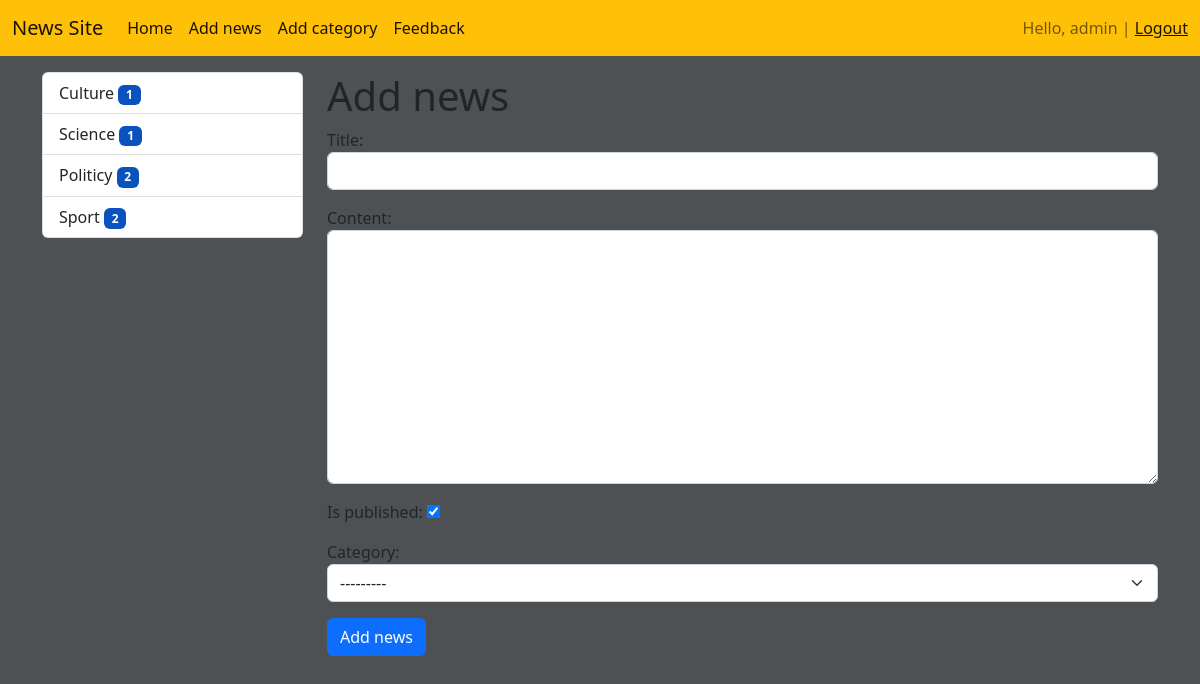
The page /news/add-news (signed in) on the database its author committed.
### news/models.py (models this page shows)
class Category(models.Model):
    title = models.CharField(max_length=150, db_index=True, verbose_name='Category name')
    def get_absolute_url(self):
        return reverse('category', kwargs={'category_id': self.pk})
    def __str__(self):
        return self.title
    class Meta:
        verbose_name = 'Category'
        verbose_name_plural = 'Categories'
        ordering = ['title']

### news/views.py (the view)
# urls.py: path('news/add-news', CreateNews.as_view(), name='add_news'),
class CreateNews(LoginRequiredMixin, CreateView):
    form_class = NewsForm
    template_name = 'news/add_news.html'

### news/forms.py (shortened to what this page needs)
class NewsForm(forms.ModelForm):
    class Meta:
        model = News
        fields = ['title', 'content', 'is_published', 'category']
        widgets = {
            'title': forms.TextInput(attrs={"class": "form-control"}),
            'content': forms.Textarea(attrs={"class": "form-control"}),
            'category': forms.Select(attrs={"class": "form-select"})
        }
    '''
    title = forms.CharField(max_length=150, label='Name', widget=forms.TextInput(attrs={"class": "form-control"}))
    content = forms.CharField(label='Description', required=False, widget=forms.Textarea(attrs={"class": "form-control"}))
    is_published = forms.BooleanField(label='Published', initial=True, widget=forms.CheckboxInput(attrs={"class": "form-check-input"}))
    category = forms.ModelChoiceField(queryset=Category.objects.all(), label='Category', empty_label='Choose category',
                                      widget=forms.Select(attrs={"class": "form-select"}))
                                      '''

### news/templatetags/news_tags.py (called while the page is built)
@register.inclusion_tag('news/list_categories.html')
def show_categories():
    categories = Category.objects.annotate(cnt=Count('news', filter=F('news__is_published'))).filter(cnt__gt=0)
    return {'categories': categories}

### news/templates/news/add_news.html (shortened to what this page needs)
{%extends 'base.html'%}
{%block sidebar%}
{% include 'inc/_sidebar.html'%}
{%endblock%}
{%block content%}
<h1>Add news</h1>
<form action="{% url 'add_news' %}" method="post">
    {{form.as_p}}
    <button type="submit" class="btn btn-primary btn-block">Add news</button>
</form>
{%endblock%}

### templates/inc/_nav.html (shortened to what this page needs)
<nav class="navbar navbar-expand-lg bg-warning">
    <div class="container-fluid">
        <a class="navbar-brand" href="{% url 'home' %}">News Site</a>
        <div class="collapse navbar-collapse" id="navbarSupportedContent">
            <ul class="navbar-nav me-auto mb-2 mb-lg-0">
                <li class="nav-item">
                    <a class="nav-link active" aria-current="page" href="{% url 'home' %}">Home</a>
                </li>
                {% if request.user.is_authenticated %}
                    <li class="nav-item">
                        <a class="nav-link active" aria-current="page" href="{% url 'add_news' %}">Add news</a>
                    </li>
                    <li class="nav-item">
                        <a class="nav-link active" aria-current="page" href="{% url 'add_category' %}">Add category</a>
                    </li>
                {% endif %}
                <li class="nav-item">
                    <a class="nav-link active" aria-current="page" href="{% url 'feedback' %}">Feedback</a>
                </li>
            </ul>
            <span class="navbar-text">
                {% if request.user.is_authenticated %}
                    Hello, {{user.username}} | <a href="{% url 'logout' %}">Logout</a>
                {% else %}
                    <a href="{% url 'register' %}">Register</a> |
                    <a href="{% url 'login' %}">Login</a>
                {% endif %}
            </span>
        </div>
    </div>
</nav>

### news/templates/news/list_categories.html
<div class="list-group">
    {% for i in categories %}
    <a href="{{i.get_absolute_url}}" class="list-group-item list-group-item-action">
        {{i.title}}
        <span class="badge badge-warning" style="background-color: #0a53be !important;">{{i.cnt}}</span>
    </a>
    {% endfor %}
</div>

### study_site/static/css/style.css (style rules this page uses)
body { background-color: #4d5154; }

### rows shown on the page
Category: title "Culture", cnt "1"
Category: title "Science", cnt "1"
Category: title "Politicy", cnt "2"
Category: title "Sport", cnt "2"

### other values the page prints
{{ user.username }} "admin"
